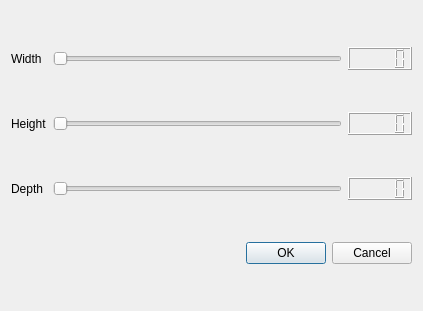
<?xml version="1.0" encoding="UTF-8"?>
<ui version="4.0">
 <class>boxDialog</class>
 <widget class="QDialog" name="boxDialog">
  <property name="geometry">
   <rect>
    <x>0</x>
    <y>0</y>
    <width>423</width>
    <height>311</height>
   </rect>
  </property>
  <property name="windowTitle">
   <string>Dialog</string>
  </property>
  <layout class="QGridLayout" name="gridLayout">
   <item row="0" column="0">
    <widget class="QLabel" name="label">
     <property name="text">
      <string>Width</string>
     </property>
    </widget>
   </item>
   <item row="0" column="1">
    <widget class="QSlider" name="SliderX">
     <property name="orientation">
      <enum>Qt::Horizontal</enum>
     </property>
    </widget>
   </item>
   <item row="0" column="2">
    <widget class="QLCDNumber" name="lcdNumber"/>
   </item>
   <item row="1" column="0">
    <widget class="QLabel" name="label_2">
     <property name="text">
      <string>Height</string>
     </property>
    </widget>
   </item>
   <item row="1" column="1">
    <widget class="QSlider" name="SliderY">
     <property name="orientation">
      <enum>Qt::Horizontal</enum>
     </property>
    </widget>
   </item>
   <item row="1" column="2">
    <widget class="QLCDNumber" name="lcdNumber_2"/>
   </item>
   <item row="2" column="0">
    <widget class="QLabel" name="label_3">
     <property name="text">
      <string>Depth</string>
     </property>
    </widget>
   </item>
   <item row="2" column="1">
    <widget class="QSlider" name="SliderZ">
     <property name="orientation">
      <enum>Qt::Horizontal</enum>
     </property>
    </widget>
   </item>
   <item row="2" column="2">
    <widget class="QLCDNumber" name="lcdNumber_3"/>
   </item>
   <item row="3" column="0" colspan="3">
    <widget class="QDialogButtonBox" name="buttonBox">
     <property name="orientation">
      <enum>Qt::Horizontal</enum>
     </property>
     <property name="standardButtons">
      <set>QDialogButtonBox::Cancel|QDialogButtonBox::Ok</set>
     </property>
    </widget>
   </item>
  </layout>
 </widget>
 <resources/>
 <connections>
  <connection>
   <sender>buttonBox</sender>
   <signal>accepted()</signal>
   <receiver>boxDialog</receiver>
   <slot>accept()</slot>
   <hints>
    <hint type="sourcelabel">
     <x>248</x>
     <y>254</y>
    </hint>
    <hint type="destinationlabel">
     <x>157</x>
     <y>274</y>
    </hint>
   </hints>
  </connection>
  <connection>
   <sender>buttonBox</sender>
   <signal>rejected()</signal>
   <receiver>boxDialog</receiver>
   <slot>reject()</slot>
   <hints>
    <hint type="sourcelabel">
     <x>316</x>
     <y>260</y>
    </hint>
    <hint type="destinationlabel">
     <x>286</x>
     <y>274</y>
    </hint>
   </hints>
  </connection>
  <connection>
   <sender>SliderX</sender>
   <signal>valueChanged(int)</signal>
   <receiver>lcdNumber</receiver>
   <slot>display(int)</slot>
   <hints>
    <hint type="sourcelabel">
     <x>300</x>
     <y>60</y>
    </hint>
    <hint type="destinationlabel">
     <x>388</x>
     <y>55</y>
    </hint>
   </hints>
  </connection>
  <connection>
   <sender>SliderY</sender>
   <signal>valueChanged(int)</signal>
   <receiver>lcdNumber_2</receiver>
   <slot>display(int)</slot>
   <hints>
    <hint type="sourcelabel">
     <x>338</x>
     <y>126</y>
    </hint>
    <hint type="destinationlabel">
     <x>403</x>
     <y>129</y>
    </hint>
   </hints>
  </connection>
  <connection>
   <sender>SliderZ</sender>
   <signal>valueChanged(int)</signal>
   <receiver>lcdNumber_3</receiver>
   <slot>display(int)</slot>
   <hints>
    <hint type="sourcelabel">
     <x>197</x>
     <y>185</y>
    </hint>
    <hint type="destinationlabel">
     <x>392</x>
     <y>193</y>
    </hint>
   </hints>
  </connection>
 </connections>
</ui>
